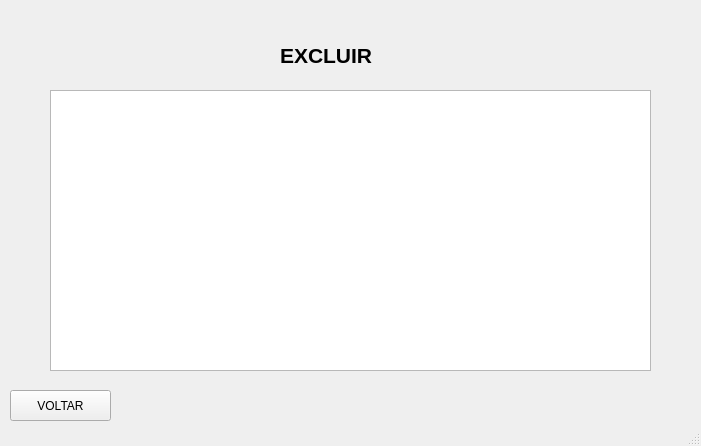
<?xml version="1.0" encoding="UTF-8"?>
<ui version="4.0">
 <class>MainWindow</class>
 <widget class="QMainWindow" name="MainWindow">
  <property name="geometry">
   <rect>
    <x>0</x>
    <y>0</y>
    <width>701</width>
    <height>446</height>
   </rect>
  </property>
  <property name="windowTitle">
   <string>MainWindow</string>
  </property>
  <widget class="QWidget" name="centralwidget">
   <widget class="QLabel" name="label">
    <property name="geometry">
     <rect>
      <x>280</x>
      <y>40</y>
      <width>411</width>
      <height>31</height>
     </rect>
    </property>
    <property name="font">
     <font>
      <pointsize>16</pointsize>
      <weight>75</weight>
      <bold>true</bold>
     </font>
    </property>
    <property name="text">
     <string>EXCLUIR</string>
    </property>
   </widget>
   <widget class="QPushButton" name="pushButton_3">
    <property name="geometry">
     <rect>
      <x>10</x>
      <y>390</y>
      <width>101</width>
      <height>31</height>
     </rect>
    </property>
    <property name="text">
     <string>VOLTAR</string>
    </property>
   </widget>
   <widget class="QListView" name="listView">
    <property name="geometry">
     <rect>
      <x>50</x>
      <y>90</y>
      <width>601</width>
      <height>281</height>
     </rect>
    </property>
   </widget>
  </widget>
  <widget class="QStatusBar" name="statusbar"/>
 </widget>
 <resources/>
 <connections/>
</ui>
